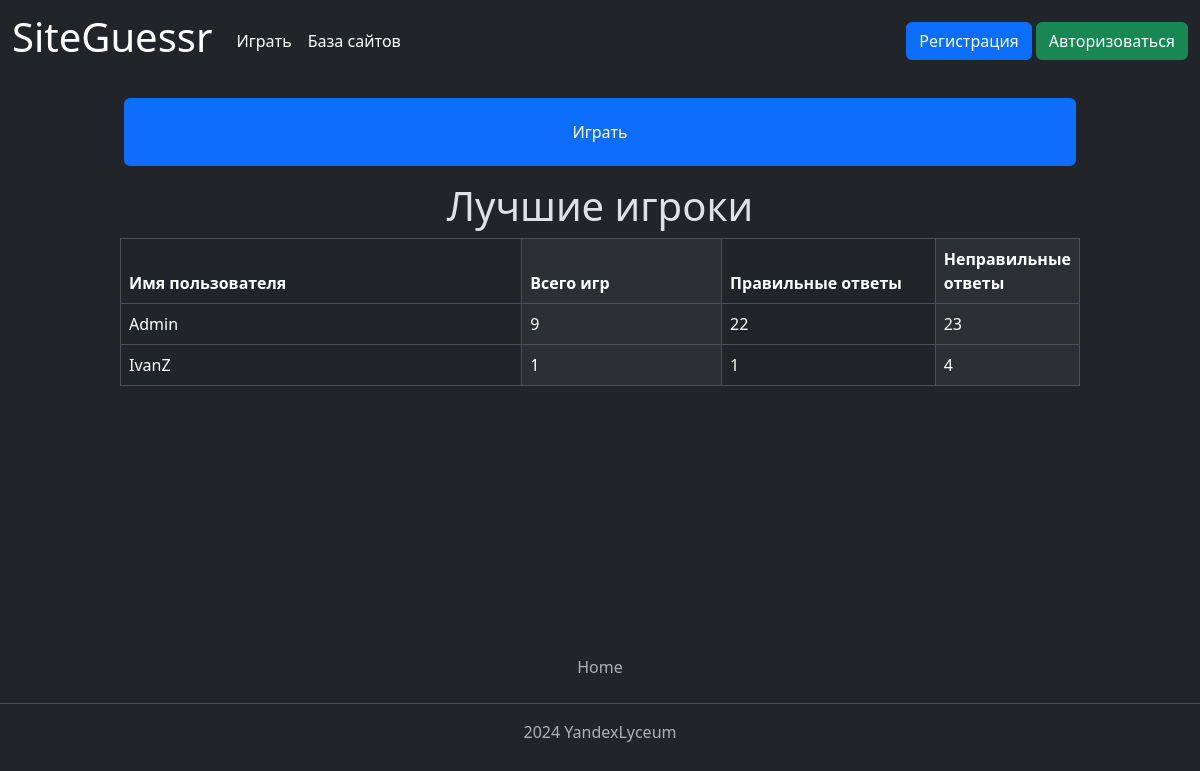
Before: / with the older database file.
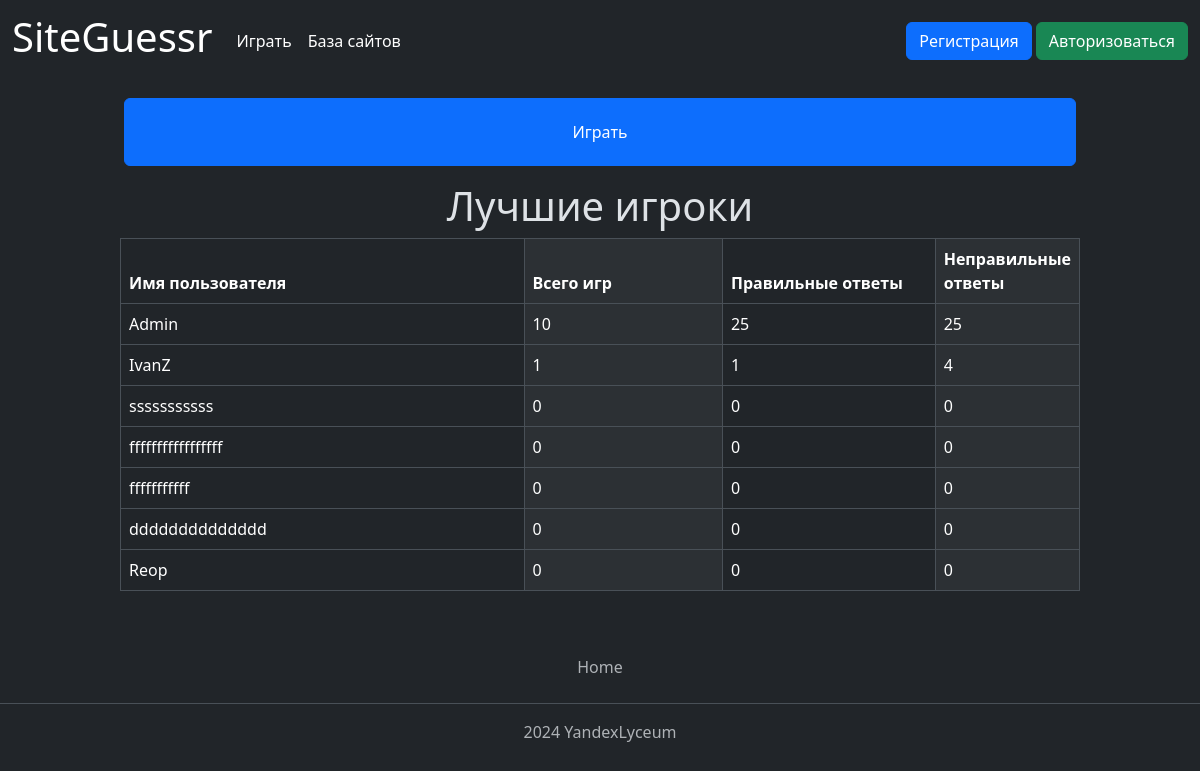
After: the same page with the newer database file.
### data/users.py (models this page shows, shortened)
class User(SqlAlchemyBase, UserMixin, SerializerMixin):
    __tablename__ = 'user'
    id = sqlalchemy.Column(sqlalchemy.Integer,
                           primary_key=True, autoincrement=True)
    login = sqlalchemy.Column(sqlalchemy.String, unique=True, nullable=True)
    description = sqlalchemy.Column(sqlalchemy.String)  # описание
    role = sqlalchemy.Column(sqlalchemy.String, nullable=True, default="newbie")  # роль
    banned = sqlalchemy.Column(sqlalchemy.Boolean, nullable=True, default=False)  # бан
    created_date = sqlalchemy.Column(sqlalchemy.DateTime)
    modified_date = sqlalchemy.Column(sqlalchemy.DateTime)
    hashed_password = sqlalchemy.Column(sqlalchemy.String, nullable=True)
    statistic = orm.relationship("Statistic", back_populates='user', uselist=False)
    games = orm.relationship("Game", back_populates='user')
    website = orm.relationship("Website", back_populates='user')

### data/statistics.py (models this page shows)
class Statistic(SqlAlchemyBase, UserMixin, SerializerMixin):
    __tablename__ = 'statistic'
    id = sqlalchemy.Column(sqlalchemy.Integer,
                           primary_key=True, autoincrement=True)
    user_id = sqlalchemy.Column(sqlalchemy.Integer, sqlalchemy.ForeignKey("user.id"), nullable=True, unique=True)
    total_games = sqlalchemy.Column(sqlalchemy.Integer, nullable=True, default=0)  # общее количество сыгранных игр
    correct_answers = sqlalchemy.Column(sqlalchemy.Integer, nullable=True, default=0)  # количество правильных ответов
    wrong_answers = sqlalchemy.Column(sqlalchemy.Integer, nullable=True, default=0)  # количество неправильных ответов
    average_score = sqlalchemy.Column(sqlalchemy.Integer, nullable=True, default=0)  # средний балл за игру
    best_score = sqlalchemy.Column(sqlalchemy.Integer, nullable=True, default=0)  # лучший счёт
    user = orm.relationship('User')

### main.py (the view)
@app.route("/")
def index():
    db_sess = db_session.create_session()
    params = {"title": "SiteGessr",
              "users": [user for user in
                        db_sess.query(User).join(Statistic).filter(User.banned == 0).order_by(
                            desc(Statistic.correct_answers), desc(User.login)).limit(10).all()]}
    return render_template("index.html", **params)

### data/db_session.py (called while the page is built)
def create_session() -> Session:
    global __factory
    return __factory()

### templates/index.html (shortened to what this page needs)
<div class="main-body">
    <div class="row" style="height: 100px">
        <a href="/game_menu" class="h-100 p-3">
            <button class="btn btn-primary w-100 h-100">
                Играть
            </button>
        </a>
    </div>
    <div class="row">
        <h1 class="text-center">Лучшие игроки</h1>
        <div class="container">
            <table class="table table-striped-columns table-bordered ">
                <thead>
                <tr class="">
                    <th class="col-6" scope="col">Имя пользователя</th>
                    <th class="col-3" scope="col">Всего игр</th>
                    <th class="col-3" scope="col">Правильные ответы</th>
                    <th class="col-3" scope="col">Неправильные ответы</th>
                </tr>
                </thead>
                <tbody>
                <tr class="">
                    <td><% user.login %></td>
                    <td><% user.statistic.total_games %></td>
                    <td><% user.statistic.correct_answers %></td>
                    <td><% user.statistic.wrong_answers %></td>
                </tr>
                </tbody>
            </table>
        </div>
    </div>
</div>

Changed rows visible on the page:
changed through a linked row, User "Admin": statistic.total_games "9" → "10"; statistic.correct_answers "22" → "25"; statistic.wrong_answers "23" → "25"
added User: login "sssssssssss", statistic.total_games "0", statistic.correct_answers "0", statistic.wrong_answers "0"
added User: login "fffffffffffffffff", statistic.total_games "0", statistic.correct_answers "0", statistic.wrong_answers "0"
added User: login "fffffffffff", statistic.total_games "0", statistic.correct_answers "0", statistic.wrong_answers "0"
added User: login "dddddddddddddd", statistic.total_games "0", statistic.correct_answers "0", statistic.wrong_answers "0"
added User: login "Reop", statistic.total_games "0", statistic.correct_answers "0", statistic.wrong_answers "0"
